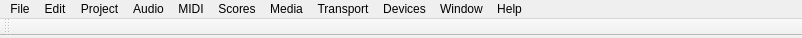
<?xml version="1.0" encoding="UTF-8"?>
<ui version="4.0">
 <class>MainWindow</class>
 <widget class="QMainWindow" name="MainWindow">
  <property name="geometry">
   <rect>
    <x>0</x>
    <y>0</y>
    <width>802</width>
    <height>38</height>
   </rect>
  </property>
  <property name="minimumSize">
   <size>
    <width>0</width>
    <height>38</height>
   </size>
  </property>
  <property name="maximumSize">
   <size>
    <width>16777215</width>
    <height>38</height>
   </size>
  </property>
  <property name="contextMenuPolicy">
   <enum>Qt::DefaultContextMenu</enum>
  </property>
  <property name="acceptDrops">
   <bool>true</bool>
  </property>
  <property name="windowTitle">
   <string>Audiobase</string>
  </property>
  <property name="locale">
   <locale language="English" country="UnitedStates"/>
  </property>
  <widget class="QWidget" name="centralWidget">
   <property name="enabled">
    <bool>false</bool>
   </property>
   <property name="maximumSize">
    <size>
     <width>16777215</width>
     <height>0</height>
    </size>
   </property>
  </widget>
  <widget class="QMenuBar" name="menuBar">
   <property name="geometry">
    <rect>
     <x>0</x>
     <y>0</y>
     <width>802</width>
     <height>27</height>
    </rect>
   </property>
   <widget class="QMenu" name="menuFile">
    <property name="title">
     <string>File</string>
    </property>
    <widget class="QMenu" name="menuImport">
     <property name="title">
      <string>Import</string>
     </property>
     <addaction name="actionAudiofile"/>
     <addaction name="actionAudio_CD"/>
     <addaction name="actionVideofile"/>
     <addaction name="actionAudio_from_videofile"/>
     <addaction name="actionMIDI_file"/>
     <addaction name="actionTempo_track"/>
     <addaction name="actionMusicXML"/>
    </widget>
    <widget class="QMenu" name="menuExport">
     <property name="title">
      <string>Export</string>
     </property>
     <addaction name="actionMIDI_file_2"/>
     <addaction name="actionMIDI_loop"/>
     <addaction name="actionAudio_Mixdown"/>
     <addaction name="actionSelected_tracks"/>
     <addaction name="actionTempo_track_2"/>
     <addaction name="actionNotation"/>
     <addaction name="actionMusicXML_2"/>
    </widget>
    <addaction name="actionNew_Project"/>
    <addaction name="actionNew_Library"/>
    <addaction name="actionOpen"/>
    <addaction name="actionOpen_Library"/>
    <addaction name="actionClose"/>
    <addaction name="separator"/>
    <addaction name="actionSave"/>
    <addaction name="actionSave_as"/>
    <addaction name="actionCreate_Backup"/>
    <addaction name="actionSave_as_template"/>
    <addaction name="actionSave_library"/>
    <addaction name="separator"/>
    <addaction name="actionSetup_page"/>
    <addaction name="actionPrint"/>
    <addaction name="separator"/>
    <addaction name="menuImport"/>
    <addaction name="menuExport"/>
    <addaction name="actionCleanup"/>
    <addaction name="separator"/>
    <addaction name="actionProgram_settings"/>
    <addaction name="actionKey_setup"/>
    <addaction name="separator"/>
    <addaction name="actionProjects"/>
    <addaction name="separator"/>
    <addaction name="actionExit"/>
   </widget>
   <widget class="QMenu" name="menuEdit">
    <property name="title">
     <string>Edit</string>
    </property>
    <widget class="QMenu" name="menuRange">
     <property name="title">
      <string>Range</string>
     </property>
     <addaction name="actionCopy_Range"/>
     <addaction name="actionCut_time"/>
     <addaction name="actionDelete_time"/>
     <addaction name="actionPaste_time"/>
     <addaction name="actionPaste_time_at_Origin"/>
     <addaction name="actionSeparate"/>
     <addaction name="actionRelease"/>
     <addaction name="actionInsert_silence"/>
    </widget>
    <widget class="QMenu" name="menuSelect">
     <property name="title">
      <string>Select</string>
     </property>
     <addaction name="actionAll"/>
     <addaction name="actionNone"/>
     <addaction name="actionInvert"/>
     <addaction name="actionIn_Loop"/>
     <addaction name="actionOrigin_to_Cursor"/>
     <addaction name="actionCursor_to_End"/>
     <addaction name="actionSame_pitch_all_octaves"/>
     <addaction name="actionSame_pitch_same_octave"/>
     <addaction name="actionSelect_controllers_in_Sheet_area"/>
     <addaction name="actionAll_on_selected_tracks"/>
     <addaction name="actionSelect_Event"/>
    </widget>
    <widget class="QMenu" name="menuMove_to">
     <property name="title">
      <string>Move to</string>
     </property>
     <addaction name="actionCursor"/>
     <addaction name="actionOrigin_Time"/>
     <addaction name="actionFront"/>
     <addaction name="actionBack"/>
    </widget>
    <widget class="QMenu" name="menuZoom">
     <property name="title">
      <string>Zoom</string>
     </property>
     <addaction name="actionEnlarge"/>
     <addaction name="actionShrink"/>
     <addaction name="actionFull_Window"/>
     <addaction name="actionFull_selection"/>
     <addaction name="actionEnlarge_Selection_horiz"/>
     <addaction name="actionFull_Event"/>
     <addaction name="separator"/>
     <addaction name="actionEnlarge_vertical"/>
     <addaction name="actionShrink_vertical"/>
     <addaction name="actionEnlarge_track"/>
     <addaction name="actionShrink_track"/>
     <addaction name="actionEnlarge_selected_track"/>
     <addaction name="separator"/>
     <addaction name="actionUndo_Zoom"/>
     <addaction name="actionRestore_Zoom"/>
    </widget>
    <addaction name="actionUndo"/>
    <addaction name="actionRestore"/>
    <addaction name="separator"/>
    <addaction name="actionCut"/>
    <addaction name="actionCopy"/>
    <addaction name="actionPaste"/>
    <addaction name="actionPasteAtOrigin"/>
    <addaction name="actionDelete"/>
    <addaction name="actionSplit_at_Cursor"/>
    <addaction name="actionSplit_loop"/>
    <addaction name="menuRange"/>
    <addaction name="actionSet_Timecode_at_Cursor"/>
    <addaction name="separator"/>
    <addaction name="menuSelect"/>
    <addaction name="separator"/>
    <addaction name="actionDuplicate"/>
    <addaction name="actionRepeat"/>
    <addaction name="actionFill_Loop"/>
    <addaction name="menuMove_to"/>
    <addaction name="actionGroup"/>
    <addaction name="actionUngroup"/>
    <addaction name="actionLock"/>
    <addaction name="actionUnlock"/>
    <addaction name="actionMute"/>
    <addaction name="actionUnmute"/>
    <addaction name="separator"/>
    <addaction name="actionAutomation_follows_Events"/>
    <addaction name="actionAuto_Select_Events_under_Cursor"/>
    <addaction name="actionEnlarge_Selected_Track"/>
    <addaction name="separator"/>
    <addaction name="menuZoom"/>
   </widget>
   <widget class="QMenu" name="menuProject">
    <property name="title">
     <string>Project</string>
    </property>
    <widget class="QMenu" name="menuAdd_track">
     <property name="title">
      <string>Add track</string>
     </property>
     <addaction name="actionAudio"/>
     <addaction name="actionInstrument"/>
     <addaction name="actionMIDI"/>
     <addaction name="separator"/>
     <addaction name="actionArranger"/>
     <addaction name="actionFX_Channel"/>
     <addaction name="actionFolder"/>
     <addaction name="actionGroup_Channel"/>
     <addaction name="actionMarker"/>
     <addaction name="actionRuler"/>
     <addaction name="actionSignature"/>
     <addaction name="actionTempo"/>
     <addaction name="actionTranspose"/>
     <addaction name="actionChords"/>
     <addaction name="actionVideo"/>
    </widget>
    <addaction name="menuAdd_track"/>
    <addaction name="separator"/>
    <addaction name="actionDuplicate_Tracks"/>
    <addaction name="actionRemove_Selected_Tracks"/>
    <addaction name="actionRemove_Empty_Tracks"/>
    <addaction name="separator"/>
    <addaction name="actionPool"/>
    <addaction name="actionMarkers"/>
    <addaction name="actionTempo_Track"/>
    <addaction name="actionBrowser"/>
    <addaction name="actionAutomation_Panel"/>
    <addaction name="actionBeat_Calculator"/>
    <addaction name="separator"/>
    <addaction name="actionProject_Setup"/>
    <addaction name="actionAuto_Fade_Settings"/>
   </widget>
   <widget class="QMenu" name="menuAudio">
    <property name="title">
     <string>Audio</string>
    </property>
    <widget class="QMenu" name="menuProcess">
     <property name="title">
      <string>Process</string>
     </property>
     <addaction name="actionEnvelope"/>
     <addaction name="actionFade_In"/>
     <addaction name="actionFade_Out"/>
     <addaction name="actionGain"/>
     <addaction name="actionMerge_Clipboard"/>
     <addaction name="actionNoise_Gate"/>
     <addaction name="actionNormalize"/>
     <addaction name="actionPhase_Reverse"/>
     <addaction name="actionPtich_Shift"/>
     <addaction name="actionRemove_DC_Offset"/>
     <addaction name="actionResample"/>
     <addaction name="actionInvert_2"/>
     <addaction name="actionSilence"/>
     <addaction name="actionStereo_Modification"/>
     <addaction name="actionTime_Stretch"/>
    </widget>
    <addaction name="menuProcess"/>
    <addaction name="actionPlug_ins"/>
    <addaction name="actionSpectrum_Analyser"/>
    <addaction name="actionStatistics"/>
    <addaction name="actionHitpoints"/>
    <addaction name="actionRealtime_Processing"/>
    <addaction name="actionAdvanced"/>
    <addaction name="actionEvent_to_Part"/>
    <addaction name="actionDissolve_Part"/>
    <addaction name="actionSnap_Point_to_Cursor"/>
    <addaction name="actionBounce_Selection"/>
    <addaction name="actionFind_Selected_in_Pool"/>
    <addaction name="actionUpdate_Orogin"/>
    <addaction name="separator"/>
    <addaction name="actionCrossfade"/>
    <addaction name="actionRemove_Fades"/>
    <addaction name="actionOpen_Fade_Editor_s"/>
    <addaction name="actionAdjust_Fades_to_Range"/>
    <addaction name="actionFade_In_to_Cursor"/>
    <addaction name="actionFade_Out_to_Cursor"/>
    <addaction name="actionRemove_Volume_Curve"/>
    <addaction name="separator"/>
    <addaction name="actionAudioprocess_list"/>
    <addaction name="actionDefine_Audioprocesses"/>
   </widget>
   <widget class="QMenu" name="menuMIDI">
    <property name="title">
     <string>MIDI</string>
    </property>
   </widget>
   <widget class="QMenu" name="menuScores">
    <property name="title">
     <string>Scores</string>
    </property>
   </widget>
   <widget class="QMenu" name="menuMedia">
    <property name="title">
     <string>Media</string>
    </property>
   </widget>
   <widget class="QMenu" name="menuTransport">
    <property name="title">
     <string>Transport</string>
    </property>
   </widget>
   <widget class="QMenu" name="menuDevices">
    <property name="title">
     <string>Devices</string>
    </property>
    <addaction name="actionControl_Room_Mixer"/>
    <addaction name="actionControl_Room_Overview"/>
    <addaction name="actionMIDI_Device_Manager"/>
    <addaction name="actionMMC_Master"/>
    <addaction name="actionMixConsole"/>
    <addaction name="actionPlug_in_Information"/>
    <addaction name="actionRecord_Time_Max"/>
    <addaction name="actionTime_Display"/>
    <addaction name="actionVST_Connections"/>
    <addaction name="actionVST_Instruments"/>
    <addaction name="actionVST_performance"/>
    <addaction name="actionVideo_Player"/>
    <addaction name="actionVirtual_Keyboard"/>
    <addaction name="separator"/>
    <addaction name="actionShow_Panel"/>
    <addaction name="separator"/>
    <addaction name="actionDevice_Setup"/>
   </widget>
   <widget class="QMenu" name="menuWindow">
    <property name="title">
     <string>Window</string>
    </property>
    <addaction name="actionMinimize"/>
    <addaction name="actionZoom_2"/>
    <addaction name="separator"/>
    <addaction name="actionClose_All"/>
    <addaction name="actionMinimize_All"/>
    <addaction name="actionRestore_All"/>
    <addaction name="separator"/>
    <addaction name="actionWorkspaces"/>
    <addaction name="actionWindows"/>
    <addaction name="separator"/>
   </widget>
   <widget class="QMenu" name="menuHelp">
    <property name="title">
     <string>Help</string>
    </property>
    <addaction name="actionDocumentation"/>
    <addaction name="separator"/>
    <addaction name="actionAudiobase_Website"/>
    <addaction name="separator"/>
    <addaction name="actionLicenses_and_Copyrights"/>
    <addaction name="actionAbout_Audiobase"/>
   </widget>
   <addaction name="menuFile"/>
   <addaction name="menuEdit"/>
   <addaction name="menuProject"/>
   <addaction name="menuAudio"/>
   <addaction name="menuMIDI"/>
   <addaction name="menuScores"/>
   <addaction name="menuMedia"/>
   <addaction name="menuTransport"/>
   <addaction name="menuDevices"/>
   <addaction name="menuWindow"/>
   <addaction name="menuHelp"/>
  </widget>
  <widget class="QToolBar" name="toolBar">
   <property name="windowTitle">
    <string>toolBar</string>
   </property>
   <attribute name="toolBarArea">
    <enum>TopToolBarArea</enum>
   </attribute>
   <attribute name="toolBarBreak">
    <bool>false</bool>
   </attribute>
  </widget>
  <action name="actionNew_Project">
   <property name="text">
    <string>New Project...</string>
   </property>
   <property name="shortcut">
    <string>Ctrl+N</string>
   </property>
  </action>
  <action name="actionNew_Library">
   <property name="text">
    <string>New Library...</string>
   </property>
  </action>
  <action name="actionOpen">
   <property name="text">
    <string>Open...</string>
   </property>
   <property name="shortcut">
    <string>Ctrl+O</string>
   </property>
  </action>
  <action name="actionOpen_Library">
   <property name="text">
    <string>Open Library...</string>
   </property>
  </action>
  <action name="actionClose">
   <property name="text">
    <string>Close</string>
   </property>
   <property name="shortcut">
    <string>Ctrl+W</string>
   </property>
  </action>
  <action name="actionSave">
   <property name="text">
    <string>Save</string>
   </property>
   <property name="shortcut">
    <string>Ctrl+S</string>
   </property>
  </action>
  <action name="actionSave_as">
   <property name="text">
    <string>Save as...</string>
   </property>
   <property name="shortcut">
    <string/>
   </property>
  </action>
  <action name="actionCreate_Backup">
   <property name="text">
    <string>Create Backup...</string>
   </property>
  </action>
  <action name="actionSave_as_template">
   <property name="text">
    <string>Save as template...</string>
   </property>
  </action>
  <action name="actionSave_library">
   <property name="text">
    <string>Save library...</string>
   </property>
  </action>
  <action name="actionSetup_page">
   <property name="text">
    <string>Setup page...</string>
   </property>
  </action>
  <action name="actionPrint">
   <property name="text">
    <string>Print...</string>
   </property>
  </action>
  <action name="actionCleanup">
   <property name="text">
    <string>Cleanup...</string>
   </property>
  </action>
  <action name="actionProgram_settings">
   <property name="text">
    <string>Program settings...</string>
   </property>
  </action>
  <action name="actionKey_setup">
   <property name="text">
    <string>Key setup...</string>
   </property>
  </action>
  <action name="actionProjects">
   <property name="text">
    <string>Projects</string>
   </property>
  </action>
  <action name="actionExit">
   <property name="text">
    <string>Exit</string>
   </property>
  </action>
  <action name="actionAudiofile">
   <property name="text">
    <string>Audiofile...</string>
   </property>
  </action>
  <action name="actionAudio_CD">
   <property name="text">
    <string>Audio-CD...</string>
   </property>
  </action>
  <action name="actionVideofile">
   <property name="text">
    <string>Videofile...</string>
   </property>
  </action>
  <action name="actionAudio_from_videofile">
   <property name="text">
    <string>Audio from videofile...</string>
   </property>
  </action>
  <action name="actionMIDI_file">
   <property name="text">
    <string>MIDI-file...</string>
   </property>
  </action>
  <action name="actionTempo_track">
   <property name="text">
    <string>Tempo track...</string>
   </property>
  </action>
  <action name="actionMusicXML">
   <property name="text">
    <string>MusicXML...</string>
   </property>
  </action>
  <action name="actionMIDI_file_2">
   <property name="text">
    <string>MIDI-file...</string>
   </property>
  </action>
  <action name="actionMIDI_loop">
   <property name="text">
    <string>MIDI-loop...</string>
   </property>
  </action>
  <action name="actionAudio_Mixdown">
   <property name="text">
    <string>Audio-Mixdown...</string>
   </property>
  </action>
  <action name="actionSelected_tracks">
   <property name="text">
    <string>Selected tracks...</string>
   </property>
  </action>
  <action name="actionTempo_track_2">
   <property name="text">
    <string>Tempo track...</string>
   </property>
  </action>
  <action name="actionNotation">
   <property name="text">
    <string>Notation...</string>
   </property>
  </action>
  <action name="actionMusicXML_2">
   <property name="text">
    <string>MusicXML...</string>
   </property>
  </action>
  <action name="actionUndo">
   <property name="text">
    <string>Undo</string>
   </property>
  </action>
  <action name="actionRestore">
   <property name="text">
    <string>Restore</string>
   </property>
  </action>
  <action name="actionCut">
   <property name="text">
    <string>Cut</string>
   </property>
  </action>
  <action name="actionCopy">
   <property name="text">
    <string>Copy</string>
   </property>
  </action>
  <action name="actionPaste">
   <property name="text">
    <string>Paste</string>
   </property>
  </action>
  <action name="actionPasteAtOrigin">
   <property name="text">
    <string>Paste at Origin</string>
   </property>
  </action>
  <action name="actionDelete">
   <property name="text">
    <string>Delete</string>
   </property>
  </action>
  <action name="actionSplit_at_Cursor">
   <property name="text">
    <string>Split at Cursor</string>
   </property>
  </action>
  <action name="actionSplit_loop">
   <property name="text">
    <string>Split loop</string>
   </property>
  </action>
  <action name="actionDuplicate">
   <property name="text">
    <string>Duplicate</string>
   </property>
  </action>
  <action name="actionRepeat">
   <property name="text">
    <string>Repeat...</string>
   </property>
  </action>
  <action name="actionFill_Loop">
   <property name="text">
    <string>Fill Loop</string>
   </property>
  </action>
  <action name="actionGroup">
   <property name="text">
    <string>Group</string>
   </property>
  </action>
  <action name="actionUngroup">
   <property name="text">
    <string>Ungroup</string>
   </property>
  </action>
  <action name="actionLock">
   <property name="text">
    <string>Lock...</string>
   </property>
  </action>
  <action name="actionUnlock">
   <property name="text">
    <string>Unlock</string>
   </property>
  </action>
  <action name="actionMute">
   <property name="text">
    <string>Mute</string>
   </property>
  </action>
  <action name="actionUnmute">
   <property name="text">
    <string>Unmute</string>
   </property>
  </action>
  <action name="actionAutomation_follows_Events">
   <property name="checkable">
    <bool>true</bool>
   </property>
   <property name="text">
    <string>Automation follows Events</string>
   </property>
  </action>
  <action name="actionAuto_Select_Events_under_Cursor">
   <property name="checkable">
    <bool>true</bool>
   </property>
   <property name="text">
    <string>Auto Select Events under Cursor</string>
   </property>
  </action>
  <action name="actionEnlarge_Selected_Track">
   <property name="checkable">
    <bool>true</bool>
   </property>
   <property name="text">
    <string>Enlarge Selected Track</string>
   </property>
  </action>
  <action name="actionCopy_Range">
   <property name="text">
    <string>Copy Range</string>
   </property>
  </action>
  <action name="actionCut_time">
   <property name="text">
    <string>Cut time</string>
   </property>
  </action>
  <action name="actionDelete_time">
   <property name="text">
    <string>Delete time</string>
   </property>
  </action>
  <action name="actionPaste_time">
   <property name="text">
    <string>Paste time</string>
   </property>
  </action>
  <action name="actionPaste_time_at_Origin">
   <property name="text">
    <string>Paste time at Origin</string>
   </property>
  </action>
  <action name="actionSeparate">
   <property name="text">
    <string>Separate</string>
   </property>
  </action>
  <action name="actionRelease">
   <property name="text">
    <string>Release</string>
   </property>
  </action>
  <action name="actionInsert_silence">
   <property name="text">
    <string>Insert silence</string>
   </property>
  </action>
  <action name="actionAll">
   <property name="text">
    <string>All</string>
   </property>
  </action>
  <action name="actionNone">
   <property name="text">
    <string>None</string>
   </property>
  </action>
  <action name="actionInvert">
   <property name="text">
    <string>Invert</string>
   </property>
  </action>
  <action name="actionIn_Loop">
   <property name="text">
    <string>In Loop</string>
   </property>
  </action>
  <action name="actionOrigin_to_Cursor">
   <property name="text">
    <string>Origin to Cursor</string>
   </property>
  </action>
  <action name="actionCursor_to_End">
   <property name="text">
    <string>Cursor to End</string>
   </property>
  </action>
  <action name="actionSame_pitch_all_octaves">
   <property name="text">
    <string>Same pitch - all octaves</string>
   </property>
  </action>
  <action name="actionSame_pitch_same_octave">
   <property name="text">
    <string>Same pitch - same octave</string>
   </property>
  </action>
  <action name="actionSelect_controllers_in_Sheet_area">
   <property name="text">
    <string>Select controllers in Sheet area</string>
   </property>
  </action>
  <action name="actionAll_on_selected_tracks">
   <property name="text">
    <string>All on selected tracks</string>
   </property>
  </action>
  <action name="actionSelect_Event">
   <property name="text">
    <string>Select Event</string>
   </property>
  </action>
  <action name="actionCursor">
   <property name="text">
    <string>Cursor</string>
   </property>
  </action>
  <action name="actionOrigin_Time">
   <property name="text">
    <string>Origin Time</string>
   </property>
  </action>
  <action name="actionFront">
   <property name="text">
    <string>Front</string>
   </property>
  </action>
  <action name="actionBack">
   <property name="text">
    <string>Back</string>
   </property>
  </action>
  <action name="actionEnlarge">
   <property name="text">
    <string>Enlarge</string>
   </property>
  </action>
  <action name="actionShrink">
   <property name="text">
    <string>Shrink</string>
   </property>
  </action>
  <action name="actionFull_Window">
   <property name="text">
    <string>Full Window</string>
   </property>
  </action>
  <action name="actionFull_selection">
   <property name="text">
    <string>Full selection</string>
   </property>
  </action>
  <action name="actionEnlarge_Selection_horiz">
   <property name="text">
    <string>Enlarge Selection (horiz.)</string>
   </property>
  </action>
  <action name="actionFull_Event">
   <property name="text">
    <string>Full Event</string>
   </property>
  </action>
  <action name="actionEnlarge_vertical">
   <property name="text">
    <string>Enlarge vertical</string>
   </property>
  </action>
  <action name="actionShrink_vertical">
   <property name="text">
    <string>Shrink vertical</string>
   </property>
  </action>
  <action name="actionEnlarge_track">
   <property name="text">
    <string>Enlarge track</string>
   </property>
  </action>
  <action name="actionShrink_track">
   <property name="text">
    <string>Shrink track</string>
   </property>
  </action>
  <action name="actionEnlarge_selected_track">
   <property name="text">
    <string>Enlarge selected track</string>
   </property>
  </action>
  <action name="actionUndo_Zoom">
   <property name="text">
    <string>Undo Zoom</string>
   </property>
  </action>
  <action name="actionRestore_Zoom">
   <property name="text">
    <string>Restore Zoom</string>
   </property>
  </action>
  <action name="actionDuplicate_Tracks">
   <property name="text">
    <string>Duplicate Tracks</string>
   </property>
  </action>
  <action name="actionRemove_Selected_Tracks">
   <property name="text">
    <string>Remove Selected Tracks</string>
   </property>
  </action>
  <action name="actionRemove_Empty_Tracks">
   <property name="text">
    <string>Remove Empty Tracks</string>
   </property>
  </action>
  <action name="actionTrack_Folding">
   <property name="text">
    <string>Track Folding</string>
   </property>
  </action>
  <action name="actionPool">
   <property name="text">
    <string>Pool</string>
   </property>
  </action>
  <action name="actionMarkers">
   <property name="text">
    <string>Markers</string>
   </property>
  </action>
  <action name="actionTempo_Track">
   <property name="text">
    <string>Tempo Track</string>
   </property>
  </action>
  <action name="actionBrowser">
   <property name="text">
    <string>Browser</string>
   </property>
  </action>
  <action name="actionAutomation_Panel">
   <property name="text">
    <string>Automation Panel</string>
   </property>
  </action>
  <action name="actionBeat_Calculator">
   <property name="text">
    <string>Beat Calculator</string>
   </property>
  </action>
  <action name="actionSet_Timecode_at_Cursor">
   <property name="text">
    <string>Set Timecode at Cursor</string>
   </property>
  </action>
  <action name="actionProject_Setup">
   <property name="text">
    <string>Project Setup...</string>
   </property>
  </action>
  <action name="actionAuto_Fade_Settings">
   <property name="text">
    <string>Auto Fade Settings...</string>
   </property>
  </action>
  <action name="actionAudio">
   <property name="text">
    <string>Audio</string>
   </property>
  </action>
  <action name="actionInstrument">
   <property name="text">
    <string>Instrument</string>
   </property>
  </action>
  <action name="actionMIDI">
   <property name="text">
    <string>MIDI</string>
   </property>
  </action>
  <action name="actionArranger">
   <property name="text">
    <string>Arranger</string>
   </property>
  </action>
  <action name="actionFX_Channel">
   <property name="text">
    <string>FX Channel</string>
   </property>
  </action>
  <action name="actionFolder">
   <property name="text">
    <string>Folder</string>
   </property>
  </action>
  <action name="actionGroup_Channel">
   <property name="text">
    <string>Group Channel</string>
   </property>
  </action>
  <action name="actionMarker">
   <property name="text">
    <string>Marker</string>
   </property>
  </action>
  <action name="actionRuler">
   <property name="text">
    <string>Ruler</string>
   </property>
  </action>
  <action name="actionSignature">
   <property name="text">
    <string>Signature</string>
   </property>
  </action>
  <action name="actionTempo">
   <property name="text">
    <string>Tempo</string>
   </property>
  </action>
  <action name="actionTranspose">
   <property name="text">
    <string>Transpose</string>
   </property>
  </action>
  <action name="actionVideo">
   <property name="text">
    <string>Video</string>
   </property>
  </action>
  <action name="actionChords">
   <property name="text">
    <string>Chords</string>
   </property>
  </action>
  <action name="actionPlug_ins">
   <property name="text">
    <string>Plug-ins</string>
   </property>
  </action>
  <action name="actionSpectrum_Analyser">
   <property name="text">
    <string>Spectrum Analyser</string>
   </property>
  </action>
  <action name="actionStatistics">
   <property name="text">
    <string>Statistics</string>
   </property>
  </action>
  <action name="actionHitpoints">
   <property name="text">
    <string>Hitpoints</string>
   </property>
  </action>
  <action name="actionRealtime_Processing">
   <property name="text">
    <string>Realtime Processing</string>
   </property>
  </action>
  <action name="actionAdvanced">
   <property name="text">
    <string>Advanced</string>
   </property>
  </action>
  <action name="actionEvent_to_Part">
   <property name="text">
    <string>Events to Part</string>
   </property>
  </action>
  <action name="actionDissolve_Part">
   <property name="text">
    <string>Dissolve Part</string>
   </property>
  </action>
  <action name="actionSnap_Point_to_Cursor">
   <property name="text">
    <string>Snap Point to Cursor</string>
   </property>
  </action>
  <action name="actionBounce_Selection">
   <property name="text">
    <string>Bounce Selection</string>
   </property>
  </action>
  <action name="actionFind_Selected_in_Pool">
   <property name="text">
    <string>Find Selected in Pool</string>
   </property>
   <property name="shortcut">
    <string>Ctrl+F</string>
   </property>
  </action>
  <action name="actionUpdate_Orogin">
   <property name="text">
    <string>Update Orogin</string>
   </property>
  </action>
  <action name="actionCrossfade">
   <property name="text">
    <string>Crossfade</string>
   </property>
  </action>
  <action name="actionRemove_Fades">
   <property name="text">
    <string>Remove Fades</string>
   </property>
  </action>
  <action name="actionOpen_Fade_Editor_s">
   <property name="text">
    <string>Open Fade Editor(s)</string>
   </property>
  </action>
  <action name="actionAdjust_Fades_to_Range">
   <property name="text">
    <string>Adjust Fades to Range</string>
   </property>
  </action>
  <action name="actionFade_In_to_Cursor">
   <property name="text">
    <string>Fade In to Cursor</string>
   </property>
  </action>
  <action name="actionFade_Out_to_Cursor">
   <property name="text">
    <string>Fade Out to Cursor</string>
   </property>
  </action>
  <action name="actionRemove_Volume_Curve">
   <property name="text">
    <string>Remove Volume Curve</string>
   </property>
  </action>
  <action name="actionAudioprocess_list">
   <property name="text">
    <string>Audioprocess list...</string>
   </property>
  </action>
  <action name="actionDefine_Audioprocesses">
   <property name="text">
    <string>Define Audioprocesses</string>
   </property>
  </action>
  <action name="actionEnvelope">
   <property name="text">
    <string>Envelope</string>
   </property>
  </action>
  <action name="actionFade_In">
   <property name="text">
    <string>Fade In</string>
   </property>
  </action>
  <action name="actionFade_Out">
   <property name="text">
    <string>Fade Out</string>
   </property>
  </action>
  <action name="actionGain">
   <property name="text">
    <string>Gain</string>
   </property>
  </action>
  <action name="actionMerge_Clipboard">
   <property name="text">
    <string>Merge Clipboard</string>
   </property>
  </action>
  <action name="actionNoise_Gate">
   <property name="text">
    <string>Noise Gate</string>
   </property>
  </action>
  <action name="actionNormalize">
   <property name="text">
    <string>Normalize</string>
   </property>
  </action>
  <action name="actionPhase_Reverse">
   <property name="text">
    <string>Phase Reverse</string>
   </property>
  </action>
  <action name="actionPtich_Shift">
   <property name="text">
    <string>Ptich Shift</string>
   </property>
  </action>
  <action name="actionRemove_DC_Offset">
   <property name="text">
    <string>Remove DC-Offset</string>
   </property>
  </action>
  <action name="actionResample">
   <property name="text">
    <string>Resample</string>
   </property>
  </action>
  <action name="actionInvert_2">
   <property name="text">
    <string>Invert</string>
   </property>
  </action>
  <action name="actionSilence">
   <property name="text">
    <string>Silence</string>
   </property>
  </action>
  <action name="actionStereo_Modification">
   <property name="text">
    <string>Stereo-Modification</string>
   </property>
  </action>
  <action name="actionTime_Stretch">
   <property name="text">
    <string>Time-Stretch</string>
   </property>
  </action>
  <action name="actionControl_Room_Mixer">
   <property name="text">
    <string>Control Room Mixer</string>
   </property>
  </action>
  <action name="actionControl_Room_Overview">
   <property name="text">
    <string>Control Room Overview</string>
   </property>
  </action>
  <action name="actionMIDI_Device_Manager">
   <property name="text">
    <string>MIDI Device Manager</string>
   </property>
  </action>
  <action name="actionMMC_Master">
   <property name="text">
    <string>MMC Master</string>
   </property>
  </action>
  <action name="actionMixConsole">
   <property name="text">
    <string>MixConsole</string>
   </property>
  </action>
  <action name="actionPlug_in_Information">
   <property name="text">
    <string>Plug-in Information</string>
   </property>
  </action>
  <action name="actionRecord_Time_Max">
   <property name="text">
    <string>Record Time Max</string>
   </property>
  </action>
  <action name="actionTime_Display">
   <property name="text">
    <string>Time Display</string>
   </property>
  </action>
  <action name="actionVST_Connections">
   <property name="text">
    <string>VST Connections</string>
   </property>
  </action>
  <action name="actionVST_Instruments">
   <property name="text">
    <string>VST Instruments</string>
   </property>
  </action>
  <action name="actionVST_performance">
   <property name="text">
    <string>VST performance</string>
   </property>
  </action>
  <action name="actionVideo_Player">
   <property name="text">
    <string>Video Player</string>
   </property>
  </action>
  <action name="actionVirtual_Keyboard">
   <property name="text">
    <string>Virtual Keyboard</string>
   </property>
  </action>
  <action name="actionShow_Panel">
   <property name="text">
    <string>Show Panel</string>
   </property>
  </action>
  <action name="actionDevice_Setup">
   <property name="text">
    <string>Device Setup...</string>
   </property>
  </action>
  <action name="actionMinimize">
   <property name="text">
    <string>Minimize</string>
   </property>
  </action>
  <action name="actionZoom_2">
   <property name="text">
    <string>Zoom</string>
   </property>
  </action>
  <action name="actionClose_All">
   <property name="text">
    <string>Close All</string>
   </property>
  </action>
  <action name="actionMinimize_All">
   <property name="text">
    <string>Minimize All</string>
   </property>
  </action>
  <action name="actionRestore_All">
   <property name="text">
    <string>Restore All</string>
   </property>
  </action>
  <action name="actionWorkspaces">
   <property name="text">
    <string>Workspaces</string>
   </property>
  </action>
  <action name="actionWindows">
   <property name="text">
    <string>Windows...</string>
   </property>
  </action>
  <action name="actionDocumentation">
   <property name="text">
    <string>Documentation</string>
   </property>
  </action>
  <action name="actionAudiobase_Website">
   <property name="text">
    <string>Audiobase Website</string>
   </property>
  </action>
  <action name="actionLicenses_and_Copyrights">
   <property name="text">
    <string>Licenses and Copyrights</string>
   </property>
  </action>
  <action name="actionAbout_Audiobase">
   <property name="text">
    <string>About Audiobase...</string>
   </property>
  </action>
 </widget>
 <layoutdefault spacing="6" margin="11"/>
 <resources/>
 <connections/>
</ui>
